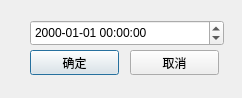
<?xml version="1.0" encoding="UTF-8"?>
<ui version="4.0">
 <class>SetTimeDialog</class>
 <widget class="QDialog" name="SetTimeDialog">
  <property name="geometry">
   <rect>
    <x>0</x>
    <y>0</y>
    <width>242</width>
    <height>98</height>
   </rect>
  </property>
  <property name="windowTitle">
   <string>Dialog</string>
  </property>
  <widget class="QDateTimeEdit" name="dateTimeEdit">
   <property name="geometry">
    <rect>
     <x>30</x>
     <y>20</y>
     <width>194</width>
     <height>26</height>
    </rect>
   </property>
   <property name="displayFormat">
    <string>yyyy-MM-dd hh:mm:ss</string>
   </property>
  </widget>
  <widget class="QPushButton" name="btnOk">
   <property name="geometry">
    <rect>
     <x>30</x>
     <y>50</y>
     <width>89</width>
     <height>25</height>
    </rect>
   </property>
   <property name="text">
    <string>确定</string>
   </property>
  </widget>
  <widget class="QPushButton" name="btnCancel">
   <property name="geometry">
    <rect>
     <x>130</x>
     <y>50</y>
     <width>89</width>
     <height>25</height>
    </rect>
   </property>
   <property name="text">
    <string>取消</string>
   </property>
  </widget>
 </widget>
 <resources/>
 <connections>
  <connection>
   <sender>btnOk</sender>
   <signal>clicked()</signal>
   <receiver>SetTimeDialog</receiver>
   <slot>accept()</slot>
   <hints>
    <hint type="sourcelabel">
     <x>74</x>
     <y>62</y>
    </hint>
    <hint type="destinationlabel">
     <x>120</x>
     <y>48</y>
    </hint>
   </hints>
  </connection>
  <connection>
   <sender>btnCancel</sender>
   <signal>clicked()</signal>
   <receiver>SetTimeDialog</receiver>
   <slot>reject()</slot>
   <hints>
    <hint type="sourcelabel">
     <x>174</x>
     <y>62</y>
    </hint>
    <hint type="destinationlabel">
     <x>120</x>
     <y>48</y>
    </hint>
   </hints>
  </connection>
 </connections>
</ui>
